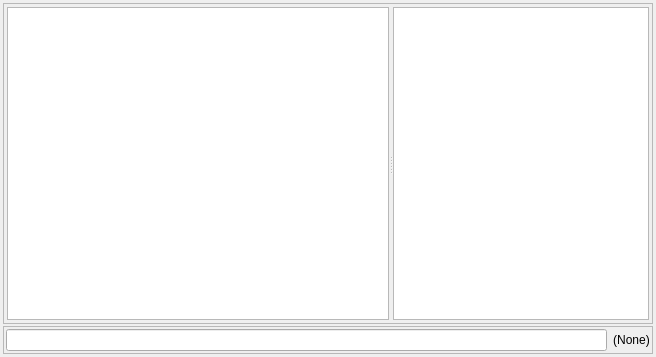
<?xml version="1.0" encoding="UTF-8"?>
<ui version="4.0">
 <class>BirchSubWindow</class>
 <widget class="QMdiSubWindow" name="BirchSubWindow">
  <property name="geometry">
   <rect>
    <x>0</x>
    <y>0</y>
    <width>656</width>
    <height>357</height>
   </rect>
  </property>
  <property name="windowTitle">
   <string>Form</string>
  </property>
  <layout class="QGridLayout" name="gridLayout">
   <property name="margin">
    <number>3</number>
   </property>
   <property name="spacing">
    <number>2</number>
   </property>
   <item row="2" column="0">
    <widget class="QFrame" name="frame">
     <property name="maximumSize">
      <size>
       <width>16777172</width>
       <height>50</height>
      </size>
     </property>
     <property name="frameShape">
      <enum>QFrame::StyledPanel</enum>
     </property>
     <property name="frameShadow">
      <enum>QFrame::Raised</enum>
     </property>
     <layout class="QHBoxLayout" name="horizontalLayout">
      <property name="margin">
       <number>2</number>
      </property>
      <item>
       <widget class="QLineEdit" name="text_input"/>
      </item>
      <item>
       <widget class="QLabel" name="label_ChanName">
        <property name="text">
         <string>(None)</string>
        </property>
        <property name="alignment">
         <set>Qt::AlignCenter</set>
        </property>
       </widget>
      </item>
     </layout>
    </widget>
   </item>
   <item row="1" column="0">
    <widget class="QFrame" name="frame_2">
     <property name="frameShape">
      <enum>QFrame::StyledPanel</enum>
     </property>
     <property name="frameShadow">
      <enum>QFrame::Raised</enum>
     </property>
     <layout class="QHBoxLayout" name="horizontalLayout_2">
      <property name="margin">
       <number>3</number>
      </property>
      <item>
       <widget class="QSplitter" name="splitter">
        <property name="sizePolicy">
         <sizepolicy hsizetype="Expanding" vsizetype="Expanding">
          <horstretch>0</horstretch>
          <verstretch>0</verstretch>
         </sizepolicy>
        </property>
        <property name="orientation">
         <enum>Qt::Horizontal</enum>
        </property>
        <widget class="QTextEdit" name="editor_Window">
         <property name="sizePolicy">
          <sizepolicy hsizetype="Expanding" vsizetype="Expanding">
           <horstretch>10</horstretch>
           <verstretch>0</verstretch>
          </sizepolicy>
         </property>
         <property name="maximumSize">
          <size>
           <width>16777215</width>
           <height>16777215</height>
          </size>
         </property>
         <property name="acceptDrops">
          <bool>false</bool>
         </property>
         <property name="tabChangesFocus">
          <bool>false</bool>
         </property>
         <property name="documentTitle">
          <string/>
         </property>
         <property name="undoRedoEnabled">
          <bool>false</bool>
         </property>
         <property name="readOnly">
          <bool>true</bool>
         </property>
         <property name="overwriteMode">
          <bool>false</bool>
         </property>
         <property name="acceptRichText">
          <bool>true</bool>
         </property>
         <property name="textInteractionFlags">
          <set>Qt::LinksAccessibleByMouse|Qt::TextSelectableByMouse</set>
         </property>
        </widget>
        <widget class="QListView" name="list_NickList">
         <property name="sizePolicy">
          <sizepolicy hsizetype="Expanding" vsizetype="Expanding">
           <horstretch>0</horstretch>
           <verstretch>0</verstretch>
          </sizepolicy>
         </property>
         <property name="maximumSize">
          <size>
           <width>16777215</width>
           <height>16777215</height>
          </size>
         </property>
        </widget>
       </widget>
      </item>
     </layout>
    </widget>
   </item>
  </layout>
 </widget>
 <customwidgets>
  <customwidget>
   <class>QMdiSubWindow</class>
   <extends>QWidget</extends>
   <header>qmdisubwindow.h</header>
   <container>1</container>
  </customwidget>
 </customwidgets>
 <resources/>
 <connections/>
</ui>
